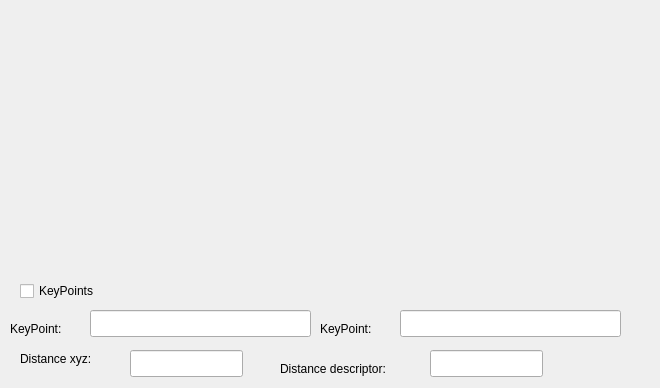
<?xml version="1.0" encoding="UTF-8"?>
<ui version="4.0">
 <class>newForm</class>
 <widget class="QDialog" name="newForm">
  <property name="geometry">
   <rect>
    <x>0</x>
    <y>0</y>
    <width>660</width>
    <height>388</height>
   </rect>
  </property>
  <property name="windowTitle">
   <string>newForm</string>
  </property>
  <widget class="QWidget" name="verticalLayoutWidget">
   <property name="geometry">
    <rect>
     <x>20</x>
     <y>10</y>
     <width>631</width>
     <height>261</height>
    </rect>
   </property>
   <layout class="QVBoxLayout" name="verticalLayout"/>
  </widget>
  <widget class="QCheckBox" name="checkBox_keyPoints">
   <property name="geometry">
    <rect>
     <x>20</x>
     <y>280</y>
     <width>97</width>
     <height>22</height>
    </rect>
   </property>
   <property name="text">
    <string>KeyPoints</string>
   </property>
  </widget>
  <widget class="QLabel" name="label">
   <property name="geometry">
    <rect>
     <x>10</x>
     <y>320</y>
     <width>91</width>
     <height>17</height>
    </rect>
   </property>
   <property name="text">
    <string>KeyPoint:</string>
   </property>
  </widget>
  <widget class="QLineEdit" name="lineEdit_keyPoint1">
   <property name="geometry">
    <rect>
     <x>90</x>
     <y>310</y>
     <width>221</width>
     <height>27</height>
    </rect>
   </property>
  </widget>
  <widget class="QLineEdit" name="lineEdit_keyPoint2">
   <property name="geometry">
    <rect>
     <x>400</x>
     <y>310</y>
     <width>221</width>
     <height>27</height>
    </rect>
   </property>
  </widget>
  <widget class="QLabel" name="label_4">
   <property name="geometry">
    <rect>
     <x>320</x>
     <y>320</y>
     <width>91</width>
     <height>17</height>
    </rect>
   </property>
   <property name="text">
    <string>KeyPoint:</string>
   </property>
  </widget>
  <widget class="QLabel" name="label_5">
   <property name="geometry">
    <rect>
     <x>20</x>
     <y>350</y>
     <width>101</width>
     <height>17</height>
    </rect>
   </property>
   <property name="text">
    <string>Distance xyz:</string>
   </property>
  </widget>
  <widget class="QLabel" name="label_6">
   <property name="geometry">
    <rect>
     <x>280</x>
     <y>360</y>
     <width>141</width>
     <height>17</height>
    </rect>
   </property>
   <property name="text">
    <string>Distance descriptor:</string>
   </property>
  </widget>
  <widget class="QLineEdit" name="lineEdit_distanceXYZ">
   <property name="geometry">
    <rect>
     <x>130</x>
     <y>350</y>
     <width>113</width>
     <height>27</height>
    </rect>
   </property>
  </widget>
  <widget class="QLineEdit" name="lineEdit_distanceDescriptor">
   <property name="geometry">
    <rect>
     <x>430</x>
     <y>350</y>
     <width>113</width>
     <height>27</height>
    </rect>
   </property>
  </widget>
 </widget>
 <resources/>
 <connections/>
</ui>
